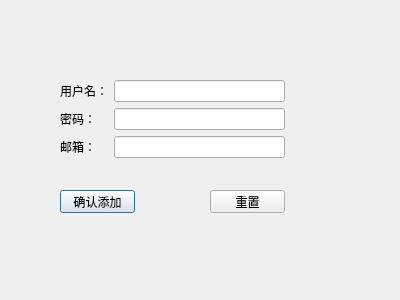
<?xml version="1.0" encoding="UTF-8"?>
<ui version="4.0">
 <class>sys_add_user</class>
 <widget class="QDialog" name="sys_add_user">
  <property name="windowModality">
   <enum>Qt::ApplicationModal</enum>
  </property>
  <property name="geometry">
   <rect>
    <x>0</x>
    <y>0</y>
    <width>400</width>
    <height>300</height>
   </rect>
  </property>
  <property name="font">
   <font>
    <family>Microsoft YaHei UI</family>
   </font>
  </property>
  <property name="windowTitle">
   <string>增添用户窗口</string>
  </property>
  <widget class="QPushButton" name="pushButton">
   <property name="geometry">
    <rect>
     <x>60</x>
     <y>190</y>
     <width>75</width>
     <height>23</height>
    </rect>
   </property>
   <property name="text">
    <string>确认添加</string>
   </property>
  </widget>
  <widget class="QPushButton" name="pushButton_2">
   <property name="geometry">
    <rect>
     <x>210</x>
     <y>190</y>
     <width>75</width>
     <height>23</height>
    </rect>
   </property>
   <property name="text">
    <string>重置</string>
   </property>
  </widget>
  <widget class="QWidget" name="layoutWidget">
   <property name="geometry">
    <rect>
     <x>60</x>
     <y>80</y>
     <width>225</width>
     <height>83</height>
    </rect>
   </property>
   <layout class="QFormLayout" name="formLayout">
    <item row="0" column="0">
     <widget class="QLabel" name="label">
      <property name="text">
       <string>用户名：</string>
      </property>
     </widget>
    </item>
    <item row="0" column="1">
     <widget class="QLineEdit" name="lineEdit"/>
    </item>
    <item row="1" column="0">
     <widget class="QLabel" name="label_2">
      <property name="text">
       <string>密码：</string>
      </property>
     </widget>
    </item>
    <item row="1" column="1">
     <widget class="QLineEdit" name="lineEdit_2"/>
    </item>
    <item row="2" column="0">
     <widget class="QLabel" name="label_3">
      <property name="text">
       <string>邮箱：</string>
      </property>
     </widget>
    </item>
    <item row="2" column="1">
     <widget class="QLineEdit" name="lineEdit_3"/>
    </item>
   </layout>
  </widget>
 </widget>
 <resources/>
 <connections/>
</ui>
